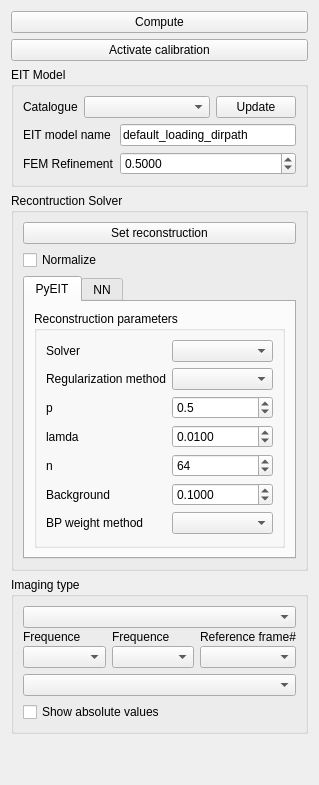
      <widget class="QWidget" name="tab_eit">
       <attribute name="title">
        <string>EIT</string>
       </attribute>
       <layout class="QVBoxLayout" name="verticalLayout_10">
        <item>
         <widget class="QPushButton" name="pB_compute">
          <property name="statusTip">
           <string>Stop measurement (Esc)</string>
          </property>
          <property name="autoFillBackground">
           <bool>false</bool>
          </property>
          <property name="text">
           <string>Compute</string>
          </property>
          <property name="shortcut">
           <string>Esc</string>
          </property>
         </widget>
        </item>
        <item>
         <widget class="QPushButton" name="pB_activate_calibration">
          <property name="text">
           <string>Activate calibration</string>
          </property>
          <property name="checkable">
           <bool>true</bool>
          </property>
          <property name="autoDefault">
           <bool>false</bool>
          </property>
          <property name="default">
           <bool>false</bool>
          </property>
         </widget>
        </item>
        <item>
         <widget class="QGroupBox" name="groupBox_9">
          <property name="title">
           <string>EIT Model</string>
          </property>
          <layout class="QVBoxLayout" name="verticalLayout_8">
           <item>
            <layout class="QHBoxLayout" name="horizontalLayout_12" stretch="1,4,1">
             <item>
              <widget class="QLabel" name="lab_eit_mdl_ctlg">
               <property name="text">
                <string>Catalogue</string>
               </property>
              </widget>
             </item>
             <item>
              <widget class="QComboBox" name="cB_eit_mdl_ctlg">
               <property name="currentText">
                <string/>
               </property>
              </widget>
             </item>
             <item>
              <widget class="QPushButton" name="pB_eit_mdl_refresh_ctlg">
               <property name="statusTip">
                <string>reload the catalog </string>
               </property>
               <property name="autoFillBackground">
                <bool>false</bool>
               </property>
               <property name="text">
                <string>Update</string>
               </property>
              </widget>
             </item>
            </layout>
           </item>
           <item>
            <layout class="QFormLayout" name="formLayout_2">
             <item row="1" column="0">
              <widget class="QLabel" name="label_FEMRefinement">
               <property name="text">
                <string>FEM Refinement</string>
               </property>
              </widget>
             </item>
             <item row="1" column="1">
              <widget class="QDoubleSpinBox" name="sBd_eit_model_fem_refinement">
               <property name="decimals">
                <number>4</number>
               </property>
               <property name="minimum">
                <double>0.000000000000000</double>
               </property>
               <property name="maximum">
                <double>10.000000000000000</double>
               </property>
               <property name="singleStep">
                <double>0.001000000000000</double>
               </property>
               <property name="value">
                <double>0.500000000000000</double>
               </property>
              </widget>
             </item>
             <item row="0" column="1">
              <widget class="QLineEdit" name="lE_eit_model_name">
               <property name="enabled">
                <bool>true</bool>
               </property>
               <property name="text">
                <string>default_loading_dirpath</string>
               </property>
               <property name="frame">
                <bool>true</bool>
               </property>
               <property name="readOnly">
                <bool>true</bool>
               </property>
              </widget>
             </item>
             <item row="0" column="0">
              <widget class="QLabel" name="label_eit_model_name">
               <property name="text">
                <string>EIT model name</string>
               </property>
              </widget>
             </item>
            </layout>
           </item>
          </layout>
         </widget>
        </item>
        <item>
         <widget class="QGroupBox" name="groupBox_8">
          <property name="title">
           <string>Recontruction Solver</string>
          </property>
          <layout class="QVBoxLayout" name="verticalLayout_7">
           <item>
            <widget class="QPushButton" name="pB_set_reconstruction">
             <property name="statusTip">
              <string>Set the reconstruction</string>
             </property>
             <property name="autoFillBackground">
              <bool>false</bool>
             </property>
             <property name="text">
              <string>Set reconstruction</string>
             </property>
            </widget>
           </item>
           <item>
            <widget class="QCheckBox" name="chB_eit_mdl_normalize">
             <property name="layoutDirection">
              <enum>Qt::LeftToRight</enum>
             </property>
             <property name="inputMethodHints">
              <set>Qt::ImhSensitiveData</set>
             </property>
             <property name="text">
              <string>Normalize</string>
             </property>
            </widget>
           </item>
           <item>
            <widget class="QTabWidget" name="tabW_reconstruction">
             <property name="currentIndex">
              <number>0</number>
             </property>
             <widget class="QWidget" name="tab_pyeit">
              <attribute name="title">
               <string>PyEIT</string>
              </attribute>
              <layout class="QGridLayout" name="gridLayout_9">
               <item row="0" column="0">
                <widget class="QGroupBox" name="groupBox_6">
                 <property name="title">
                  <string>Reconstruction parameters</string>
                 </property>
                 <layout class="QVBoxLayout" name="verticalLayout_6">
                  <item>
                   <layout class="QFormLayout" name="formLayout">
                    <item row="0" column="0">
                     <widget class="QLabel" name="lab_solver">
                      <property name="text">
                       <string>Solver</string>
                      </property>
                     </widget>
                    </item>
                    <item row="0" column="1">
                     <widget class="QComboBox" name="cB_pyeit_solver"/>
                    </item>
                    <item row="2" column="0">
                     <widget class="QLabel" name="label_vmax_7">
                      <property name="text">
                       <string>p</string>
                      </property>
                     </widget>
                    </item>
                    <item row="2" column="1">
                     <widget class="QDoubleSpinBox" name="sBd_pyeit_p">
                      <property name="decimals">
                       <number>1</number>
                      </property>
                      <property name="minimum">
                       <double>-1000000000000000.000000000000000</double>
                      </property>
                      <property name="maximum">
                       <double>1000000000000000.000000000000000</double>
                      </property>
                      <property name="value">
                       <double>0.500000000000000</double>
                      </property>
                     </widget>
                    </item>
                    <item row="3" column="0">
                     <widget class="QLabel" name="label_vmax_8">
                      <property name="text">
                       <string>lamda</string>
                      </property>
                     </widget>
                    </item>
                    <item row="3" column="1">
                     <widget class="QDoubleSpinBox" name="sBd_pyeit_lamda">
                      <property name="decimals">
                       <number>4</number>
                      </property>
                      <property name="minimum">
                       <double>-1000000000000000.000000000000000</double>
                      </property>
                      <property name="maximum">
                       <double>1000000000000000.000000000000000</double>
                      </property>
                      <property name="value">
                       <double>0.010000000000000</double>
                      </property>
                     </widget>
                    </item>
                    <item row="4" column="0">
                     <widget class="QLabel" name="label_vmax_9">
                      <property name="text">
                       <string>n</string>
                      </property>
                     </widget>
                    </item>
                    <item row="4" column="1">
                     <widget class="QDoubleSpinBox" name="sBd_pyeit_greit_n">
                      <property name="decimals">
                       <number>0</number>
                      </property>
                      <property name="minimum">
                       <double>-1000000000000000.000000000000000</double>
                      </property>
                      <property name="maximum">
                       <double>1000000000000000.000000000000000</double>
                      </property>
                      <property name="value">
                       <double>64.000000000000000</double>
                      </property>
                     </widget>
                    </item>
                    <item row="5" column="0">
                     <widget class="QLabel" name="label_FEMRefinement_2">
                      <property name="text">
                       <string>Background</string>
                      </property>
                     </widget>
                    </item>
                    <item row="5" column="1">
                     <widget class="QDoubleSpinBox" name="sBd_pyeit_bckgrnd">
                      <property name="decimals">
                       <number>4</number>
                      </property>
                      <property name="maximum">
                       <double>1000.000000000000000</double>
                      </property>
                      <property name="singleStep">
                       <double>0.001000000000000</double>
                      </property>
                      <property name="value">
                       <double>0.100000000000000</double>
                      </property>
                     </widget>
                    </item>
                    <item row="1" column="1">
                     <widget class="QComboBox" name="cB_pyeit_reg_method"/>
                    </item>
                    <item row="1" column="0">
                     <widget class="QLabel" name="label_2">
                      <property name="text">
                       <string>Regularization method</string>
                      </property>
                     </widget>
                    </item>
                    <item row="6" column="1">
                     <widget class="QComboBox" name="cB_pyeit_bp_weight_method"/>
                    </item>
                    <item row="6" column="0">
                     <widget class="QLabel" name="label_3">
                      <property name="text">
                       <string>BP weight method</string>
                      </property>
                     </widget>
                    </item>
                   </layout>
                  </item>
                 </layout>
                </widget>
               </item>
              </layout>
             </widget>
             <widget class="QWidget" name="tab_nn">
              <attribute name="title">
               <string>NN</string>
              </attribute>
              <layout class="QGridLayout" name="gridLayout_15">
               <item row="0" column="0">
                <widget class="QLineEdit" name="lE_ai_model_dir">
                 <property name="enabled">
                  <bool>false</bool>
                 </property>
                 <property name="text">
                  <string>default_loading_dirpath</string>
                 </property>
                </widget>
               </item>
              </layout>
             </widget>
            </widget>
           </item>
          </layout>
         </widget>
        </item>
        <item>
         <widget class="QGroupBox" name="groupBox_5">
          <property name="title">
           <string>Imaging type</string>
          </property>
          <layout class="QGridLayout" name="gridLayout_10">
           <item row="0" column="0">
            <layout class="QGridLayout" name="gridLayout">
             <property name="verticalSpacing">
              <number>2</number>
             </property>
             <item row="0" column="0" colspan="5">
              <widget class="QComboBox" name="cB_eit_imaging_type">
               <property name="currentText">
                <string/>
               </property>
              </widget>
             </item>
             <item row="2" column="2" colspan="2">
              <widget class="QComboBox" name="cB_eit_imaging_meas_freq">
               <property name="sizePolicy">
                <sizepolicy hsizetype="Preferred" vsizetype="Fixed">
                 <horstretch>0</horstretch>
                 <verstretch>0</verstretch>
                </sizepolicy>
               </property>
               <property name="minimumSize">
                <size>
                 <width>78</width>
                 <height>0</height>
                </size>
               </property>
               <property name="maximumSize">
                <size>
                 <width>16777215</width>
                 <height>16777215</height>
                </size>
               </property>
              </widget>
             </item>
             <item row="1" column="4">
              <widget class="QLabel" name="lab_ref_frame_idx">
               <property name="sizePolicy">
                <sizepolicy hsizetype="Preferred" vsizetype="Fixed">
                 <horstretch>0</horstretch>
                 <verstretch>0</verstretch>
                </sizepolicy>
               </property>
               <property name="text">
                <string>Reference frame#</string>
               </property>
              </widget>
             </item>
             <item row="2" column="4">
              <widget class="QComboBox" name="cB_eit_imaging_ref_frame">
               <property name="sizePolicy">
                <sizepolicy hsizetype="Preferred" vsizetype="Fixed">
                 <horstretch>0</horstretch>
                 <verstretch>0</verstretch>
                </sizepolicy>
               </property>
               <property name="minimumSize">
                <size>
                 <width>78</width>
                 <height>0</height>
                </size>
               </property>
               <property name="maximumSize">
                <size>
                 <width>16777215</width>
                 <height>16777215</height>
                </size>
               </property>
              </widget>
             </item>
             <item row="1" column="0" colspan="2">
              <widget class="QLabel" name="lab_freq_meas_0">
               <property name="text">
                <string>Frequence</string>
               </property>
              </widget>
             </item>
             <item row="1" column="2" colspan="2">
              <widget class="QLabel" name="lab_freq_meas_1">
               <property name="sizePolicy">
                <sizepolicy hsizetype="Preferred" vsizetype="Fixed">
                 <horstretch>0</horstretch>
                 <verstretch>0</verstretch>
                </sizepolicy>
               </property>
               <property name="text">
                <string>Frequence </string>
               </property>
              </widget>
             </item>
             <item row="2" column="0" colspan="2">
              <widget class="QComboBox" name="cB_eit_imaging_ref_freq">
               <property name="sizePolicy">
                <sizepolicy hsizetype="Preferred" vsizetype="Fixed">
                 <horstretch>0</horstretch>
                 <verstretch>0</verstretch>
                </sizepolicy>
               </property>
               <property name="currentText">
                <string/>
               </property>
              </widget>
             </item>
            </layout>
           </item>
           <item row="1" column="0">
            <layout class="QVBoxLayout" name="verticalLayout_15">
             <item>
              <widget class="QComboBox" name="cB_eit_imaging_trans">
               <property name="currentText">
                <string/>
               </property>
              </widget>
             </item>
             <item>
              <widget class="QCheckBox" name="chB_eit_imaging_trans_abs">
               <property name="text">
                <string>Show absolute values</string>
               </property>
              </widget>
             </item>
            </layout>
           </item>
          </layout>
         </widget>
        </item>
        <item>
         <spacer name="verticalSpacer_3">
          <property name="orientation">
           <enum>Qt::Vertical</enum>
          </property>
          <property name="sizeHint" stdset="0">
           <size>
            <width>20</width>
            <height>40</height>
           </size>
          </property>
         </spacer>
        </item>
       </layout>
      </widget>
